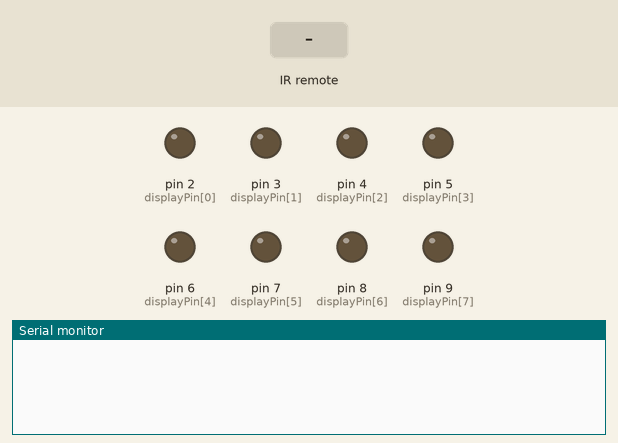
Recording of a sketch running on a simulated Arduino Nano, built with avr-gcc and run on an emulated ATmega328P. Parts: output pins drawn as LEDs (lit = HIGH), the last lines printed to the serial monitor. The test bench sets the inputs (shaded band).

Above: at 1.2 s.
1.3 s: infrared code 0xEA15FD00 received
At 2.2 s:
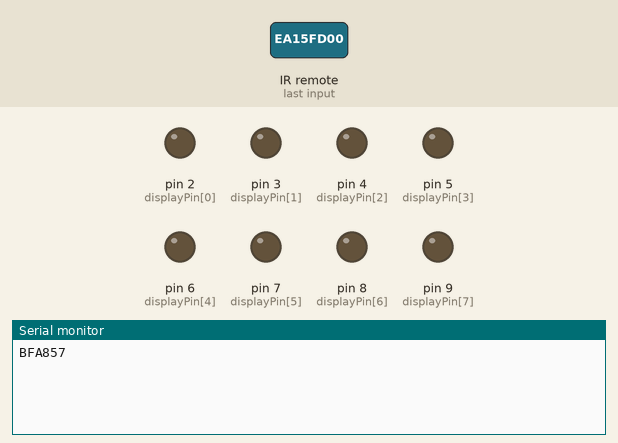
2.8 s: infrared code 0xE916FD00 received
At 3.4 s:
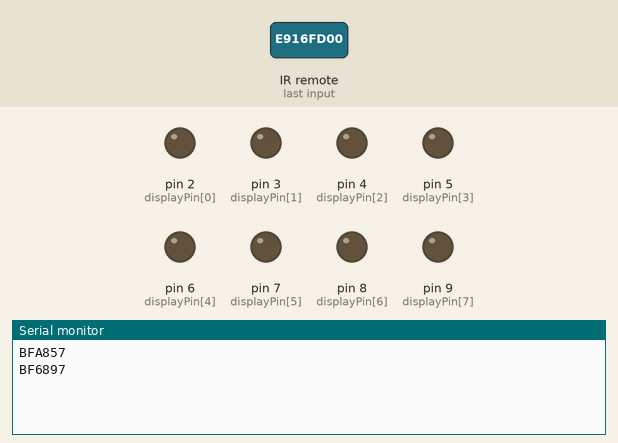
4.3 s: infrared code 0xE817FD00 received
At 5.7 s:
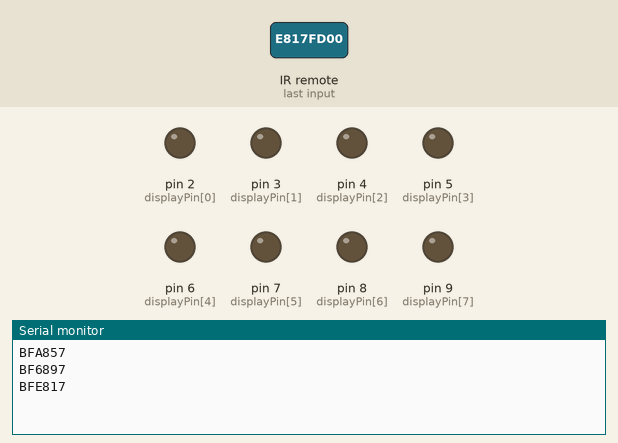

Measured:
- after the input at 1.3 s, the serial monitor: prints a new line at once (image 1)
- after the input at 2.8 s, the serial monitor: prints a new line at once (image 2)
- after the input at 4.3 s, the serial monitor: prints a new line at once (image 3)

The sketch:

002_remote_ctrl_seg_display.ino
```cpp
/* Programmer: Troitskaya Tamara (ttoomat).
 * Board: Arduino Nano.
 * Shows numbers, received from IR remote control.
 * Purpose: for fun.
 * TODO: bigger display to show time or stopwatch.
 */
#include <IRremote.h>

uint8_t IRreceiverPin = A0;
uint8_t displayPin[] = {2, 3, 4, 5, 6, 7, 8, 9}; // A, B, C, D, E, F, G, DP pins
/* Codes of numbers 0-9 */
int num[10][8] = {{1, 1, 1, 1, 1, 1, 0, 1},
  {0, 1, 1, 0, 0, 0, 0, 1},
  {1, 1, 0, 1, 1, 0, 1, 1},
  {1, 1, 1, 1, 0, 0, 1, 1},
  {0, 1, 1, 0, 0, 1, 1, 1},
  {1, 0, 1, 1, 0, 1, 1, 1},
  {1, 0, 1, 1, 1, 1, 1, 1},
  {1, 1, 1, 0, 0, 0, 0, 1},
  {1, 1, 1, 1, 1, 1, 1, 1},
  {1, 1, 1, 1, 0, 1, 1, 1}};

int N = 8; // number of diaplay segments

/* Turn off all the leds on display.
 */
void turn_off() {
  for (uint8_t pin : displayPin) {
    digitalWrite(pin, LOW);
  }
}

/* Turn on all the leds, marked "1" in the array.
 */
void show(int arr[]) {
  turn_off();
  for (int i = 0; i < N; i++) {
    if (arr[i]) {
      digitalWrite(displayPin[i], HIGH);
    }
  }
}

void setup() {
  Serial.begin(9600);
  IrReceiver.begin(IRreceiverPin, ENABLE_LED_FEEDBACK);
  for (uint8_t pin : displayPin)
    pinMode(pin, OUTPUT);
}

void loop() {
  if (IrReceiver.decode()) {
    int i;
    Serial.println(IrReceiver.decodedIRData.decodedRawData, HEX);
    switch (IrReceiver.decodedIRData.decodedRawData) {
      case 0xEA15FD00: {
        i = 1;
        break;
      }
      case 0xE916FD00: {
        i = 2;
        break;
      }
      case 0xE817FD00: {
        i = 3;
        break;
      }
      case 0xE619FD00: {
        i = 4;
        break;
      }
      case 0xE51AFD00: {
        i = 5;
        break;
      }
      case 0xE41BFD00: {
        i = 6;
        break;
      }
      case 0xE21DFD00: {
        i = 7;
        break;
      }
      case 0xE11EFD00: {
        i = 8;
        break;
      }
    }
    show(num[i]);
    IrReceiver.resume();
  }
}
```
